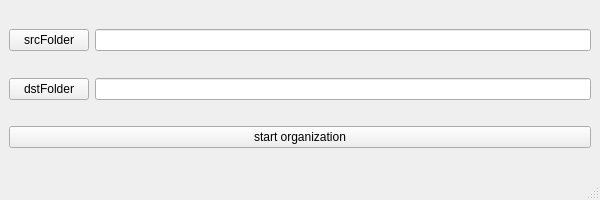
<?xml version="1.0" encoding="UTF-8"?>
<ui version="4.0">
 <class>MainWindow</class>
 <widget class="QMainWindow" name="MainWindow">
  <property name="geometry">
   <rect>
    <x>0</x>
    <y>0</y>
    <width>600</width>
    <height>200</height>
   </rect>
  </property>
  <property name="minimumSize">
   <size>
    <width>600</width>
    <height>200</height>
   </size>
  </property>
  <property name="maximumSize">
   <size>
    <width>600</width>
    <height>205</height>
   </size>
  </property>
  <property name="windowTitle">
   <string>MainWindow</string>
  </property>
  <widget class="QWidget" name="centralwidget">
   <layout class="QVBoxLayout" name="verticalLayout_2">
    <item>
     <layout class="QVBoxLayout" name="verticalLayout">
      <item>
       <spacer name="verticalSpacer_3">
        <property name="orientation">
         <enum>Qt::Vertical</enum>
        </property>
        <property name="sizeHint" stdset="0">
         <size>
          <width>20</width>
          <height>40</height>
         </size>
        </property>
       </spacer>
      </item>
      <item>
       <layout class="QHBoxLayout" name="horizontalLayout">
        <item>
         <widget class="QPushButton" name="BTN_SRC_FOLDER">
          <property name="text">
           <string>srcFolder</string>
          </property>
         </widget>
        </item>
        <item>
         <widget class="QLineEdit" name="LINEEIDT_SRC_FOLDER"/>
        </item>
       </layout>
      </item>
      <item>
       <spacer name="verticalSpacer">
        <property name="orientation">
         <enum>Qt::Vertical</enum>
        </property>
        <property name="sizeHint" stdset="0">
         <size>
          <width>20</width>
          <height>40</height>
         </size>
        </property>
       </spacer>
      </item>
      <item>
       <layout class="QHBoxLayout" name="horizontalLayout_2">
        <item>
         <widget class="QPushButton" name="BTN_DST_FOLDER">
          <property name="text">
           <string>dstFolder</string>
          </property>
         </widget>
        </item>
        <item>
         <widget class="QLineEdit" name="LINEEIDT_DST_FOLDER"/>
        </item>
       </layout>
      </item>
      <item>
       <spacer name="verticalSpacer_2">
        <property name="orientation">
         <enum>Qt::Vertical</enum>
        </property>
        <property name="sizeHint" stdset="0">
         <size>
          <width>20</width>
          <height>40</height>
         </size>
        </property>
       </spacer>
      </item>
      <item>
       <widget class="QPushButton" name="BTN_START_ORGANIZATION">
        <property name="text">
         <string>start organization</string>
        </property>
       </widget>
      </item>
      <item>
       <spacer name="verticalSpacer_4">
        <property name="orientation">
         <enum>Qt::Vertical</enum>
        </property>
        <property name="sizeHint" stdset="0">
         <size>
          <width>20</width>
          <height>40</height>
         </size>
        </property>
       </spacer>
      </item>
     </layout>
    </item>
   </layout>
  </widget>
  <widget class="QMenuBar" name="menubar">
   <property name="geometry">
    <rect>
     <x>0</x>
     <y>0</y>
     <width>600</width>
     <height>26</height>
    </rect>
   </property>
  </widget>
  <widget class="QStatusBar" name="statusbar"/>
 </widget>
 <resources/>
 <connections/>
</ui>
